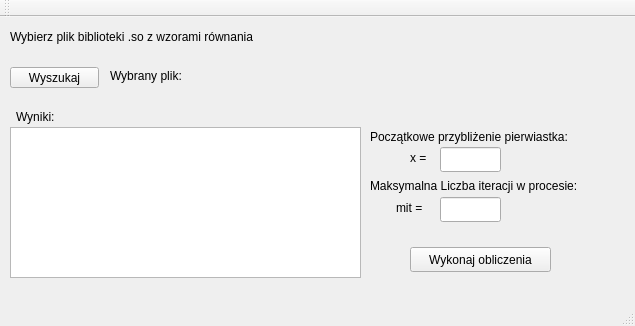
<?xml version="1.0" encoding="UTF-8"?>
<ui version="4.0">
 <class>MainWindow</class>
 <widget class="QMainWindow" name="MainWindow">
  <property name="geometry">
   <rect>
    <x>0</x>
    <y>0</y>
    <width>635</width>
    <height>326</height>
   </rect>
  </property>
  <property name="windowTitle">
   <string>MainWindow</string>
  </property>
  <widget class="QWidget" name="centralWidget">
   <widget class="QLabel" name="label">
    <property name="geometry">
     <rect>
      <x>10</x>
      <y>10</y>
      <width>371</width>
      <height>20</height>
     </rect>
    </property>
    <property name="text">
     <string>Wybierz plik biblioteki .so z wzorami równania</string>
    </property>
   </widget>
   <widget class="QPushButton" name="pushButton">
    <property name="geometry">
     <rect>
      <x>10</x>
      <y>50</y>
      <width>89</width>
      <height>21</height>
     </rect>
    </property>
    <property name="text">
     <string>Wyszukaj</string>
    </property>
   </widget>
   <widget class="QLabel" name="FileDisplay">
    <property name="geometry">
     <rect>
      <x>210</x>
      <y>50</y>
      <width>181</width>
      <height>16</height>
     </rect>
    </property>
    <property name="text">
     <string/>
    </property>
   </widget>
   <widget class="QLabel" name="label_2">
    <property name="geometry">
     <rect>
      <x>110</x>
      <y>50</y>
      <width>101</width>
      <height>17</height>
     </rect>
    </property>
    <property name="text">
     <string>Wybrany plik:</string>
    </property>
   </widget>
   <widget class="QLabel" name="label_3">
    <property name="geometry">
     <rect>
      <x>16</x>
      <y>89</y>
      <width>81</width>
      <height>21</height>
     </rect>
    </property>
    <property name="text">
     <string>Wyniki:</string>
    </property>
   </widget>
   <widget class="QPushButton" name="pushButton_2">
    <property name="geometry">
     <rect>
      <x>410</x>
      <y>230</y>
      <width>141</width>
      <height>25</height>
     </rect>
    </property>
    <property name="text">
     <string>Wykonaj obliczenia</string>
    </property>
   </widget>
   <widget class="QLabel" name="label_4">
    <property name="geometry">
     <rect>
      <x>370</x>
      <y>110</y>
      <width>271</width>
      <height>20</height>
     </rect>
    </property>
    <property name="text">
     <string>Początkowe przybliżenie pierwiastka:</string>
    </property>
   </widget>
   <widget class="QLineEdit" name="initialx">
    <property name="geometry">
     <rect>
      <x>440</x>
      <y>130</y>
      <width>61</width>
      <height>25</height>
     </rect>
    </property>
   </widget>
   <widget class="QLabel" name="label_5">
    <property name="geometry">
     <rect>
      <x>410</x>
      <y>130</y>
      <width>67</width>
      <height>21</height>
     </rect>
    </property>
    <property name="text">
     <string>x =</string>
    </property>
   </widget>
   <widget class="QLabel" name="label_6">
    <property name="geometry">
     <rect>
      <x>370</x>
      <y>160</y>
      <width>271</width>
      <height>17</height>
     </rect>
    </property>
    <property name="text">
     <string>Maksymalna Liczba iteracji w procesie:</string>
    </property>
   </widget>
   <widget class="QLabel" name="label_7">
    <property name="geometry">
     <rect>
      <x>396</x>
      <y>180</y>
      <width>71</width>
      <height>21</height>
     </rect>
    </property>
    <property name="text">
     <string>mit = </string>
    </property>
   </widget>
   <widget class="QLineEdit" name="mitlabel">
    <property name="geometry">
     <rect>
      <x>440</x>
      <y>180</y>
      <width>61</width>
      <height>25</height>
     </rect>
    </property>
   </widget>
   <widget class="QTextEdit" name="results">
    <property name="geometry">
     <rect>
      <x>10</x>
      <y>110</y>
      <width>351</width>
      <height>151</height>
     </rect>
    </property>
   </widget>
  </widget>
  <widget class="QMenuBar" name="menuBar">
   <property name="geometry">
    <rect>
     <x>0</x>
     <y>0</y>
     <width>635</width>
     <height>22</height>
    </rect>
   </property>
  </widget>
  <widget class="QToolBar" name="mainToolBar">
   <attribute name="toolBarArea">
    <enum>TopToolBarArea</enum>
   </attribute>
   <attribute name="toolBarBreak">
    <bool>false</bool>
   </attribute>
  </widget>
  <widget class="QStatusBar" name="statusBar"/>
 </widget>
 <layoutdefault spacing="6" margin="11"/>
 <resources/>
 <connections/>
</ui>
